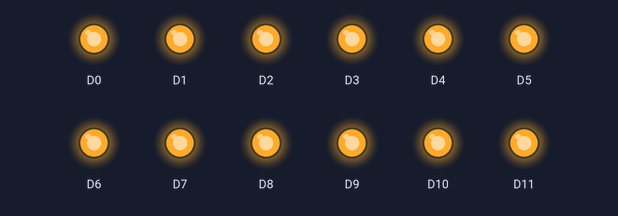
Simulated run of this program. Board: Arduino Zero (SAMD21). Shown: output pins drawn as LEDs (lit = HIGH).

Above: at 0.8 s.
At 15.02 s:
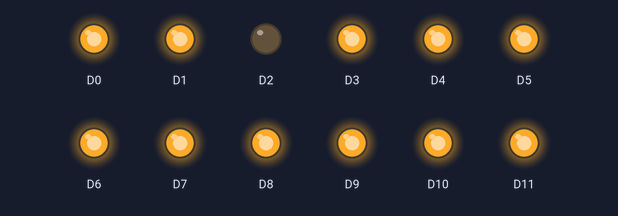
At 35.06 s:
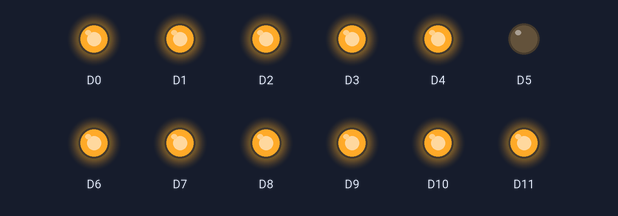
Timing chart, 0 to 36.8 s (numbered marks = the images above):
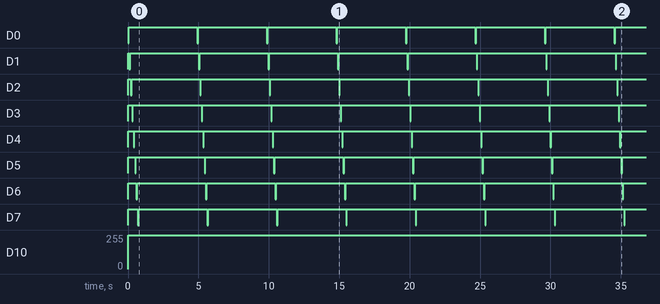

Measured:
- by itself, D0–7: alternates HIGH for 4.9 s and LOW for 0.05 s

The program:

main.cpp
```cpp
//#include <variant.h>
#include <Arduino.h>

void setup() {
  /*
   * use arduino pins D0..D13, A0-A4, D19-D22 as listed / mapped in
   * custom_arduino_variant/custom_atsamd21e16l/variant.cpp
   */
  for(int i = 0; i < 12;i++){
    pinMode(i, OUTPUT); /* D0 = Port A pin 8 (PA8)*/
    digitalWrite(i,HIGH);
  }


  /* can also use direct register accesss (see wiring_digital.c of Adafruit SAMD core) */
  //PORT->Group[PORTB].PINCFG[5].reg=(uint8_t)(PORT_PINCFG_INEN); /* PA 15 support reading back current value (even as output pin) */
  //PORT->Group[PORTB].DIRSET.reg = (1 << 5); /* PA 15 set direction to ouput */
  //PORT->Group[PORTB].OUTCLR.reg = (1 << 5); /* PA 15 to LOW (clear)*/
  //PORT->Group[PORTB].OUTSET.reg = (1 << 5); /* PA 15 to HIGH (set)*/

  //Serial.begin(115200); /* Start USB-CDC serial driver */
  Serial1.begin(115200); /* start hardware UART (TX = PA06, RX = PA07) */
  Serial1.println("Hello world!");
}

void loop() {
  /*digitalWrite(0, HIGH);
  delay(500);
  digitalWrite(0, LOW);
  delay(500);
  analogWrite(0,50);*/

  for(int i = 0; i < 12;i++){
    if(i <8)
    {
      Serial1.println("Hello world!");
      digitalWrite(i, LOW);
      delay(50);
      digitalWrite(i, HIGH);
      delay(50);
    }
    else
    {
      Serial1.println("Hello world!");
      for(int u = 1024; u>=0;u--){
        analogWrite(i,u);
        delay(1);
      }
      analogWrite(i, 1024);
    }
  }
}
```
